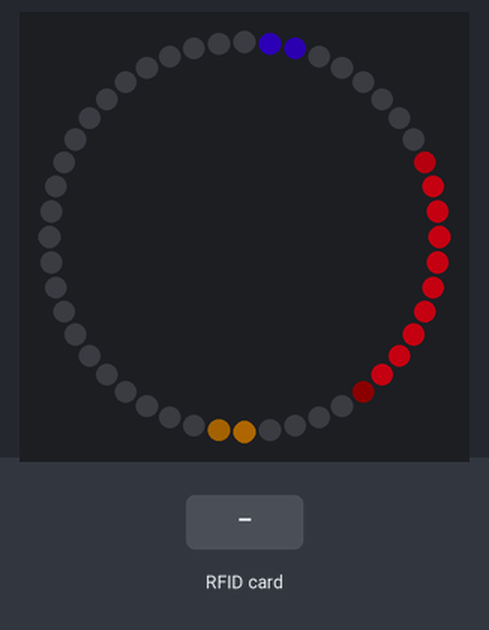
Recording of a sketch running on a simulated ESP32. Shown: 48 RGB LEDs in a ring, first at the top, clockwise. The test bench sets the inputs (shaded band). Dim RGB values are drawn brighter than linear; random numbers use the default seed unless the sketch sets one; what the sketch prints to the serial monitor is not drawn.

Above: at 1.3 s.
1.4 s: RFID card 5E 7A 19 C4 held to the reader
At 3.92 s:
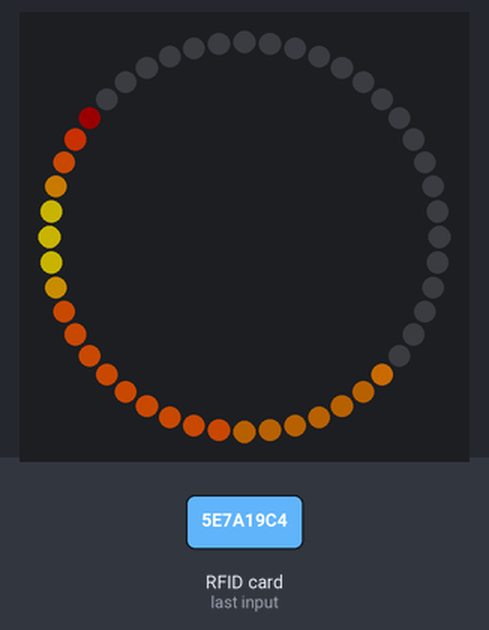
4.0 s: RFID card 5E 7A 19 C4 held to the reader
At 4.76 s:
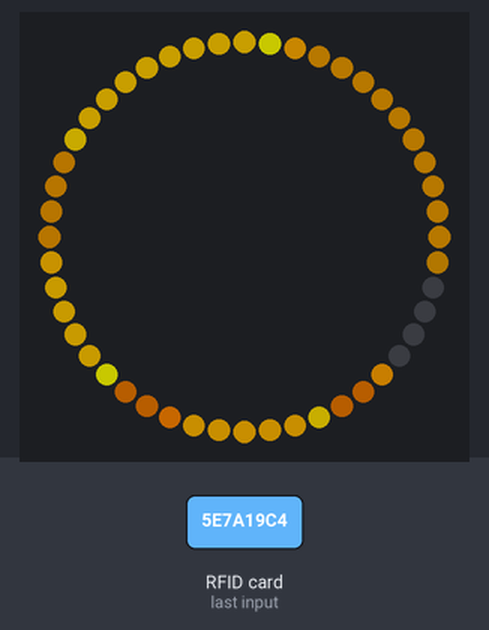
9.6 s: RFID card 5E 7A 19 C4 held to the reader
At 11.5 s:
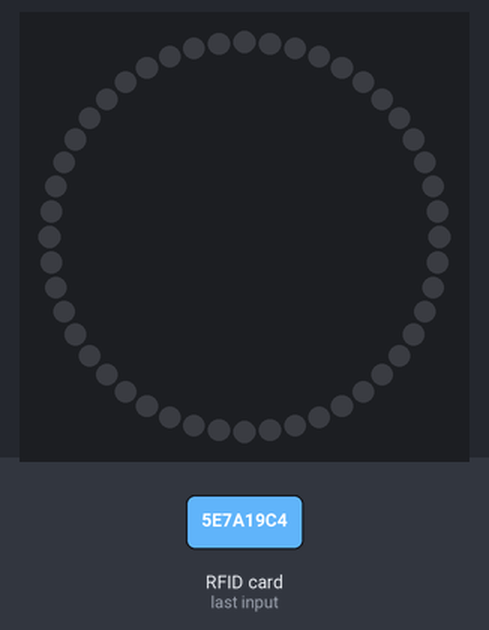
12.6 s: RFID card 5E 7A 19 C4 held to the reader
At 17.88 s:
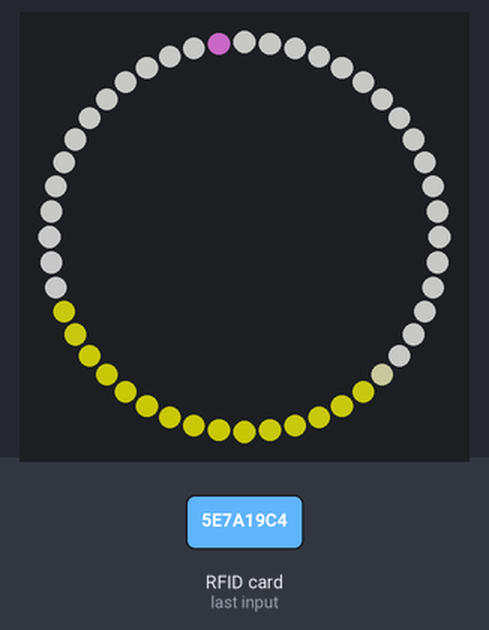
18.0 s: RFID card 5E 7A 19 C4 held to the reader
At 18.44 s:
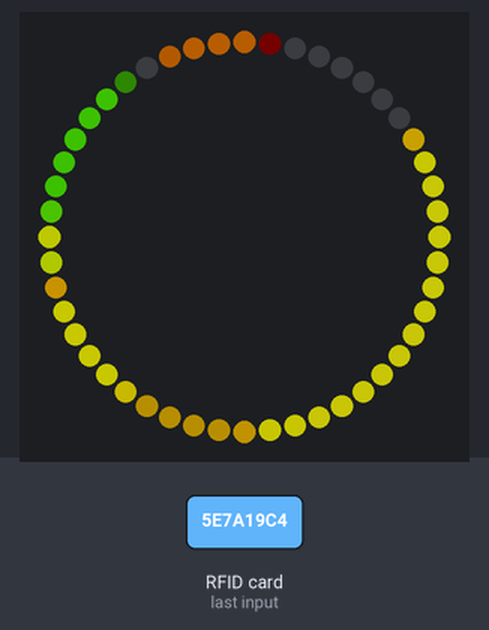

The sketch:

flower_garden.ino
```cpp
/*
 * 00 - prove NFC reading works
 * 01 - add WiFi, add more NFC card reading debug messages
 * 02 - add post UID to mint server, caution: bug in readers present
 * colortest repurpose
 * 00 - JUST TEST
 *
 * johnszy 7/24/2019
 * using the beautiful code from doublemint_sign.ino
 * as a template for the flower_garder art installation
 *
 * 1) Three flower pots have RFID stickers attached to their bottoms and sit on
 *    individual RFID reader shelf
 * 2) Arraging the flower pots on different shelves changes artwork LED animation
 * 3) Ideally one RFID controls speed, and the other two control color and type of animation
 * 4) There are 6 possible arangements of the pots on thet hree shelves.
 *    so might just hard code 6 LED animations.  Maybe someone else can offer help here :-)
 * 5) First goal is to get 3 RFID readers working and soldered up
 *
 */

#define FASTLED_ALLOW_INTERRUPTS 0
#include <FastLED.h>
#include <Wire.h>
#include <SPI.h>
#include <Adafruit_PN532.h>
#include "ledGfx.h"
#include "util.h"
#include <vector>

#define count(x)   (sizeof(x) / sizeof(x[0]))

#define LED_DATA_PIN 5 //D1
#define READER_ID 1

#define PN532_SCK  14  //D5
#define PN532_MOSI 13  //D7
#define PN532_SS   15  //D8
#define PN532_MISO 12  //D6
#define PN532_SS2  16  //D0
#define PN532_SS3   4  //D2

Adafruit_PN532 nfc(PN532_SCK, PN532_MISO, PN532_MOSI, PN532_SS);
Adafruit_PN532 nfc2(PN532_SCK, PN532_MISO, PN532_MOSI, PN532_SS2);
Adafruit_PN532 nfc3(PN532_SCK, PN532_MISO, PN532_MOSI, PN532_SS3);

#define TESTING 0

#if TESTING
  #define LED_COUNT 24 // ring test
#else
  #define LED_COUNT 48 // big doublemint sign
#endif

#define BRIGHTNESS 100

CRGB leds[LED_COUNT];
//Adafruit_NeoPixel strip = Adafruit_NeoPixel(NUM_LEDS, PIN, NEO_GRB + NEO_KHZ800);

long now,lastBlink,lastRead =0;
uint16_t ledPeriod = 38; // ms
uint16_t cardreaderPeriod = 291; // ms


typedef uint32_t nfcid_t; // we treat the NFCs as 4 byte values throughout, for easiest.

uint32_t colors[] = { 0x00FF00, 0xFFFF00, 0xFF0000, 0x0000FF, 0xFF00FF, 0xFFFFFF,  }; // Should be G Y R B (& secret purple)
uint8_t color= 100;  // number between 1-255
uint8_t colorCase= 0;

uint8_t getFlavor(nfcid_t uid)
{
  // we think idcode is always even...
  // this is mostly because we read the little-endian id as if it were
  // big-endian and are getting kinda lucky. But this /2 mod5 thing works so ok for now. dvb 2019.
  uid /= 2;
  int flavor = uid % 5;
  return flavor;
}

nfcid_t pollNfc()
{
  // return the 64 bit uid, with ZERO meaning nothing presently detected
  static int pollCount = 0; // just for printing the poll dots.
  if(pollCount % 20 == 0) // so the dots dont scroll right forever.
    Serial.printf("\n%4d ", pollCount);
  pollCount++;
  Serial.print(".");

  uint8_t uidBytes[8] = {0};
  uint8_t uidLength;

  int foundCard = nfc.readPassiveTargetID(PN532_MIFARE_ISO14443A, &uidBytes[0], &uidLength, 100);
  nfcid_t uid = 0;

  if (foundCard)
  {
    uidLength = 4; // it's little endian, the lower four are enough, and all we can use on this itty bitty cpu.
    // unspool the bins right here.
    for(int ix = 0; ix < uidLength; ix++)
      uid = (uid << 8) | uidBytes[ix];
  }
  return uid;
}

Strip *strip1;
Sparkle sparkle1;
std::vector<Sparkle>sparkles;

// use two sparkles to define a range of values to select from
typedef struct SparkleDesc
{
  int count; // the desired number of active sparkles
  int percentChance; // percent chance of adding a new sparkle, if we have fewer than we need
  Sparkle low;
  Sparkle high;
};

SparkleDesc idling;
SparkleDesc tagging; // range to use when someone touches the reader.

void setup()
{
  Serial.begin(115200);
  delay(100);
  Serial.printf("doublemint_00 booting, built %s %s\n", __DATE__,__TIME__);

  // sparkle-ey consts
  // init(CRGB co, float x, float xVel, float wVel, float wMax, int lifeTime)

  strip1 = new Strip(leds, 0, LED_COUNT, true);
  idling.count = 10;
  idling.percentChance = 5;
  idling.low.init  (0,            0, -0.5, 0.1, 30, 400);
  idling.high.init (0, strip1->size, +0.5, 1.4, 80, 500);

  tagging.count = 50;
  tagging.percentChance = 45;
  tagging.low.init (0,            0, -3.0, 0.5, 10, 10);
  tagging.high.init(0, strip1->size, +3.0, 3.5, 20, 20);

#if TESTING
  // smaller world, to fit on the itty bitty ring.
  strip1 = new Strip(leds, 0, LED_COUNT, true);
  idling.count = 2;
  idling.percentChance = 5;
  idling.low.init  (0,            0, -0.5, 0.1, 3, 40);
  idling.high.init (0, strip1->size, +0.5, 1.4, 8, 50);

  tagging.count = 4;
  tagging.percentChance = 45;
  tagging.low.init (0,            0, -3.0, 0.5, 1, 10);
  tagging.high.init(0, strip1->size, +3.0, 3.5, 2, 20);
#endif
  // led setup
  FastLED.addLeds<WS2812, LED_DATA_PIN, GRB>(leds, LED_COUNT);

  // nfc setup
  nfc.begin();
  uint32_t versiondata = nfc.getFirmwareVersion();
  if (!versiondata)
  {
    Serial.print("Didn't find PN53x #1");
    delay(1000); // wait a second and give it a go.
    ESP.restart();
  }

  Serial.printf("#1 PN53X %02x firmware version %d.%d\n",
      (versiondata>>24) & 0xFF,
      (versiondata>>16) & 0xFF,
      (versiondata>>8) & 0xFF);

  // Set the max number of retry attempts to read from a card
  // This prevents us from waiting forever for a card, which is
  // the default behaviour of the PN532.
  nfc.setPassiveActivationRetries(0x01);

  // configure board to read RFID tags
  nfc.SAMConfig();

  Serial.printf("#1 Ready and waiting for an ISO14443A card.\n");


  // nfc2 setup
  nfc2.begin();
  versiondata = nfc2.getFirmwareVersion();
  if (!versiondata)
  {
    Serial.print("Didn't find PN53x #2 board");
    delay(1000); // wait a second and give it a go.
    ESP.restart();
  }

  Serial.printf("#2 PN53X %02x firmware version %d.%d\n",
      (versiondata>>24) & 0xFF,
      (versiondata>>16) & 0xFF,
      (versiondata>>8) & 0xFF);

  // Set the max number of retry attempts to read from a card
  // This prevents us from waiting forever for a card, which is
  // the default behaviour of the PN532.
  nfc2.setPassiveActivationRetries(0x01);

  // configure board to read RFID tags
  nfc2.SAMConfig();

  Serial.printf("#2 Ready and waiting for an ISO14443A card.\n");

  // nfc3 setup
  nfc3.begin();
  versiondata = nfc3.getFirmwareVersion();
  if (!versiondata)
  {
    Serial.print("Didn't find PN53x #3 board");
    delay(1000); // wait a second and give it a go.
    ESP.restart();
  }

  Serial.printf("#3 PN53X %02x firmware version %d.%d\n",
      (versiondata>>24) & 0xFF,
      (versiondata>>16) & 0xFF,
      (versiondata>>8) & 0xFF);

  // Set the max number of retry attempts to read from a card
  // This prevents us from waiting forever for a card, which is
  // the default behaviour of the PN532.
  nfc3.setPassiveActivationRetries(0x01);

  // configure board to read RFID tags
  nfc3.SAMConfig();

  Serial.printf("#3 Ready and waiting for an ISO14443A card.\n");

  // Light it up
  FastLED.setBrightness(BRIGHTNESS);
  FastLED.show(); // Initialize all pixels to 'off'
}

int step = 0;


void loop()
{
   now = millis();

  // +-------------------------
  // | Poll the NFC
  static nfcid_t lastUid = -1;
  static nfcid_t thisUid = -1;

  if (now >= lastRead + cardreaderPeriod) // time for next poll?
  {
    thisUid = pollNfc();
    if(thisUid != lastUid)
    {
      int flavor = getFlavor(thisUid);
      if(thisUid == 0)
        Serial.printf("\nNo Card\n");
      else
        Serial.printf("\ncard id %08x flavor %d\n", thisUid, flavor);
      lastUid = thisUid;

      // transition. If it's a card, init the sparkle.
      if(thisUid != 0)
      {
        sparkle1.init(colors[getFlavor(thisUid)], rr(0, 20), rr(-.1,+.1), rr(0.1, 0.3), rr(5,10), rr(300,400));
//        sparkle1.init(colors[getFlavor(thisUid)], 5, 0, 1, 10, 50);
      }
      else
      {
        sparkle1.fini(0.8);
      }

      // Transition. if it's a card, quell all the sparkles quicker, so the user-colored ones can manifest sooner.
      if(thisUid != 0)
      {
        for(Sparkle &sparkle : sparkles)
        {
          sparkle.fini(5); // shrink it down!
        }
      }
    }
    lastRead = now;
  }

  // +-------------------------
  // | Tick the LEDs
  if (now >= lastBlink + ledPeriod)
  {
    strip1->clear();

    // the single (for now) sparkle
//    sparkle1.tick(strip1);

    // manage the sparkles
    // run each one, and if it's done, remove it.
    #if 1
    for(int ix = 0; ix < sparkles.size(); ix++)
    {
      bool going = sparkles[ix].tick(strip1);
      if(!going)
      {
        Serial.printf("\nremoving sparkle");
        remove(sparkles,ix);
        ix--;
      }
    }
    SparkleDesc *sd = thisUid? &tagging : &idling;
    if(sparkles.size() < sd->count)
    {
      // we have fewer sparkles than we're allowed. Maybe just maybe add a fresh one!
      if(random(100) < sd->percentChance)
      {
        // ok. add a new sparkle.
        int co = thisUid ? colors[getFlavor(thisUid)] : colors[random(4)]; // idle without the "secret" fifth color.
        Sparkle s;
        CRGB coRgb = co;
        CHSV coHsv = rgbToHsv(coRgb);
        coHsv.h += rr(-10,+10);
        s.init(coHsv, rr(sd->low.x, sd->high.x),
                   rr(sd->low.xVel, sd->high.xVel),
                   rr(sd->low.wVel, sd->high.wVel),
                   rr(sd->low.wMax, sd->high.wMax),
                   rr(sd->low.lifeTime, sd->high.lifeTime));
        sparkles.push_back(s);
        Serial.printf("\nadding sparkle");
      }
    }
    #endif

//    // and the moving white dot
//    leds[step % LED_COUNT] = 0x101010;

    // Let the magic happen.
    FastLED.show();

    //update step
    step++;

    // update timer
    lastBlink = now;
  }

  // do LEDs
}
```

ledGfx.h
```cpp
// some basic drawing methods

#include "util.h"
// defines a run of LEDs within an array of Leds
class Strip
{
public:
  CRGB *leds;
  int first;
  int size;
  bool ring; // if true, wraps around
  Strip(CRGB *leds, int first, int size, bool ring = false)
  {
    this->leds = leds;
    this->first = first;
    this->size = size;
    this->ring = ring;
  }

  void clear()
  {
    for(int ix = 0; ix < this->size; ix++)
      this->leds[ix + this->first] = 0;
  }

  void set(int x, CRGB co)
  {
    if(this->ring)
      x = umod(x, this->size);
    else
    {
      if(x < 0 || x >= this->size)
        return;
    }
    this->leds[this->first + x] += co;
  }

  void pp(CRGB co)
  {
    Serial.printf("%02x%02x%02x", co.r, co.g, co.b);
  }
  void draw(float x, float width, CRGB co)
  {
    float e = x + width;
    int xi = floor(x);
    int ei = floor(e);
    if (xi == ei)
    {
      // only one LED lit
      float f = e - x;
      CRGB coF = co * f;
      this->set(xi, coF);
    }
    else
    {
      CRGB coF;
      float f;

      // leftmost pixel
      f = xi + 1 - x;
      coF = co * f;
//      Serial.printf("draw[");pp(coF);
      this->set(xi, coF);

      // middle pixels, if any
//      Serial.printf("/");pp(co);
      for (int k = xi + 1; k < ei; k++)
        this->set(k, co);

      // rightmost pixel
      f = e - ei;
      coF = co * f;
//      Serial.printf("/");pp(coF);Serial.printf("]\n");
      this->set(xi, coF);
      this->set(ei, coF);
    }
  }
}; // end of class

class Sparkle
{
public:
  CRGB co;
  int lifeTime = 1; // number of ticks left to live (pauses at 1 until shrunk to no width
  float x = 0;
  float xVel = 0;
  float w = 0; // current width
  float wVel = 1; // how fast to grow
  float wMax = 1; // how big to grow

  // default constructor
  Sparkle()
  {
    return;
  }

  void log()
  {
    Serial.printf("sparkle w:%.2g wVel:%.2g wMax:%.2g lifeTime:%d\n", this->w, this->wVel, this->wMax, this->lifeTime);
  }

  // whatever that sparkle was... make it be this, now.
  void init(CRGB co, float x, float xVel, float wVel, float wMax, int lifeTime)
  {
    this->co = co;
    this->x = x;
    this->xVel = xVel;
    this->w = 0;
    this->wVel = wVel;
    this->wMax = wMax;
    this->lifeTime = lifeTime;
  }

  void fini(float wVel = -2)
  {
    // tell it to wind down...
    if(wVel > 0)
      this->wVel = wVel;
    this->lifeTime = 1;
  }

  // update and draw to the strip
  // return true if still alive
  bool tick(Strip *strip)
  {
    this->x += this->xVel; // in any case.

    if(this->lifeTime <= 1)
    {
      // shrinking.
      this->w = migrate(this->w, 0, this->wVel);
      if(this->w == 0)
        return false; // a) we're done, b) no need to draw
    }
    else
    {
      this->lifeTime--;
      this->w = migrate(this->w, this->wMax, this->wVel);
//      this->log();
    }

    strip->draw(this->x - this->w / 2.0, this->w, this->co);
    return true;
  }
};
```

util.cpp
```cpp
#include "util.h"

CRGB operator *(const CRGB &pixel, float scale)
{
  return pixel * (double)scale;
}

CRGB operator *(float scale, const CRGB &pixel)
{
  return pixel * (double)scale;
}

CRGB operator *(const CRGB &pixel, double scale)
{
  CRGB result;
  result.r = pixel.r * scale;
  result.g = pixel.g * scale;
  result.b = pixel.b * scale;
  return result;
}

CRGB operator *(double scale, const CRGB &pixel)
{
  return pixel * scale;
}

void pp(CRGB co)
{
  Serial.printf("%02x%02x%02x", co.r, co.g, co.b);
}

int umod(int x, int m)
{
  if (x >= 0)
    return x % m;
  else
    return m - 1 - ((-x) % m);
}


/// random range
float rr(float low, float high)
{
    return low + drand48() * (high - low);
}


float migrate(float x, float target, float amount)
{
  if(x < target)
  {
    x += amount;
    if(x >= target)
      x = target;
  }
  else if(x > target)
  {
    x -= amount;
    if(x < target)
      x = target;
  }
  return x;
}

// adapted from second good answer on
// https://stackoverflow.com/questions/3018313/algorithm-to-convert-rgb-to-hsv-and-hsv-to-rgb-in-range-0-255-for-both
CRGB hsvToRgb(CHSV hsv)
{
    CRGB rgb;
    unsigned char region, remainder, p, q, t;

    if (hsv.s == 0)
    {
        rgb.r = hsv.v;
        rgb.g = hsv.v;
        rgb.b = hsv.v;
        return rgb;
    }

    region = hsv.h / 43;
    remainder = (hsv.h - (region * 43)) * 6;

    p = (hsv.v * (255 - hsv.s)) >> 8;
    q = (hsv.v * (255 - ((hsv.s * remainder) >> 8))) >> 8;
    t = (hsv.v * (255 - ((hsv.s * (255 - remainder)) >> 8))) >> 8;

    switch (region)
    {
        case 0:
            rgb.r = hsv.v; rgb.g = t; rgb.b = p;
            break;
        case 1:
            rgb.r = q; rgb.g = hsv.v; rgb.b = p;
            break;
        case 2:
            rgb.r = p; rgb.g = hsv.v; rgb.b = t;
            break;
        case 3:
            rgb.r = p; rgb.g = q; rgb.b = hsv.v;
            break;
        case 4:
            rgb.r = t; rgb.g = p; rgb.b = hsv.v;
            break;
        default:
            rgb.r = hsv.v; rgb.g = p; rgb.b = q;
            break;
    }

    return rgb;
}

CHSV rgbToHsv(CRGB rgb)
{
    CHSV hsv;
    unsigned char rgbMin, rgbMax;

    rgbMin = rgb.r < rgb.g ? (rgb.r < rgb.b ? rgb.r : rgb.b) : (rgb.g < rgb.b ? rgb.g : rgb.b);
    rgbMax = rgb.r > rgb.g ? (rgb.r > rgb.b ? rgb.r : rgb.b) : (rgb.g > rgb.b ? rgb.g : rgb.b);

    hsv.v = rgbMax;
    if (hsv.v == 0)
    {
        hsv.h = 0;
        hsv.s = 0;
        return hsv;
    }

    hsv.s = 255 * long(rgbMax - rgbMin) / hsv.v;
    if (hsv.s == 0)
    {
        hsv.h = 0;
        return hsv;
    }

    if (rgbMax == rgb.r)
        hsv.h = 0 + 43 * (rgb.g - rgb.b) / (rgbMax - rgbMin);
    else if (rgbMax == rgb.g)
        hsv.h = 85 + 43 * (rgb.b - rgb.r) / (rgbMax - rgbMin);
    else
        hsv.h = 171 + 43 * (rgb.r - rgb.g) / (rgbMax - rgbMin);

    return hsv;
}
```

util.h
```cpp
#ifndef _UTIL_H_
#define _UTIL_H_

#include <FastLED.h>

// Some helpers for all
CRGB operator *(const CRGB &pixel, float scale);
CRGB operator *(float scale, const CRGB &pixel);
CRGB operator *(const CRGB &pixel, double scale);
CRGB operator *(double scale, const CRGB &pixel);
int umod(int x, int m);
float rr(float low, float high);
float migrate(float x, float target, float amount);

CRGB hsvToRgb(CHSV hsv);
CHSV rgbToHsv(CRGB rgb);

template <class T>
void remove(std::vector<T> &container, int index)
{
    if(index >= 0 && index < container.size())
        container.erase(container.begin() + index);
}


#endif // _UTIL_H_
```
